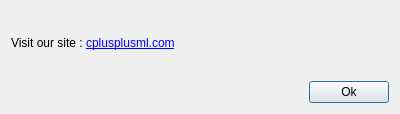
<?xml version="1.0" encoding="UTF-8"?>
<ui version="4.0">
 <class>WebSiteWindow</class>
 <widget class="QDialog" name="WebSiteWindow">
  <property name="geometry">
   <rect>
    <x>0</x>
    <y>0</y>
    <width>400</width>
    <height>114</height>
   </rect>
  </property>
  <property name="windowTitle">
   <string>Dialog</string>
  </property>
  <layout class="QVBoxLayout" name="verticalLayout">
   <item>
    <widget class="QLabel" name="label">
     <property name="text">
      <string>Visit our site : &lt;a href=&quot;cplusplusml.com&quot;&gt;cplusplusml.com&lt;/a&gt;</string>
     </property>
    </widget>
   </item>
   <item>
    <layout class="QHBoxLayout" name="horizontalLayout">
     <item>
      <spacer name="horizontalSpacer">
       <property name="orientation">
        <enum>Qt::Horizontal</enum>
       </property>
       <property name="sizeHint" stdset="0">
        <size>
         <width>40</width>
         <height>20</height>
        </size>
       </property>
      </spacer>
     </item>
     <item>
      <widget class="QPushButton" name="ButtonOk">
       <property name="text">
        <string>Ok</string>
       </property>
      </widget>
     </item>
    </layout>
   </item>
  </layout>
 </widget>
 <resources/>
 <connections>
  <connection>
   <sender>ButtonOk</sender>
   <signal>clicked()</signal>
   <receiver>WebSiteWindow</receiver>
   <slot>hide()</slot>
   <hints>
    <hint type="sourcelabel">
     <x>349</x>
     <y>81</y>
    </hint>
    <hint type="destinationlabel">
     <x>199</x>
     <y>56</y>
    </hint>
   </hints>
  </connection>
 </connections>
</ui>
